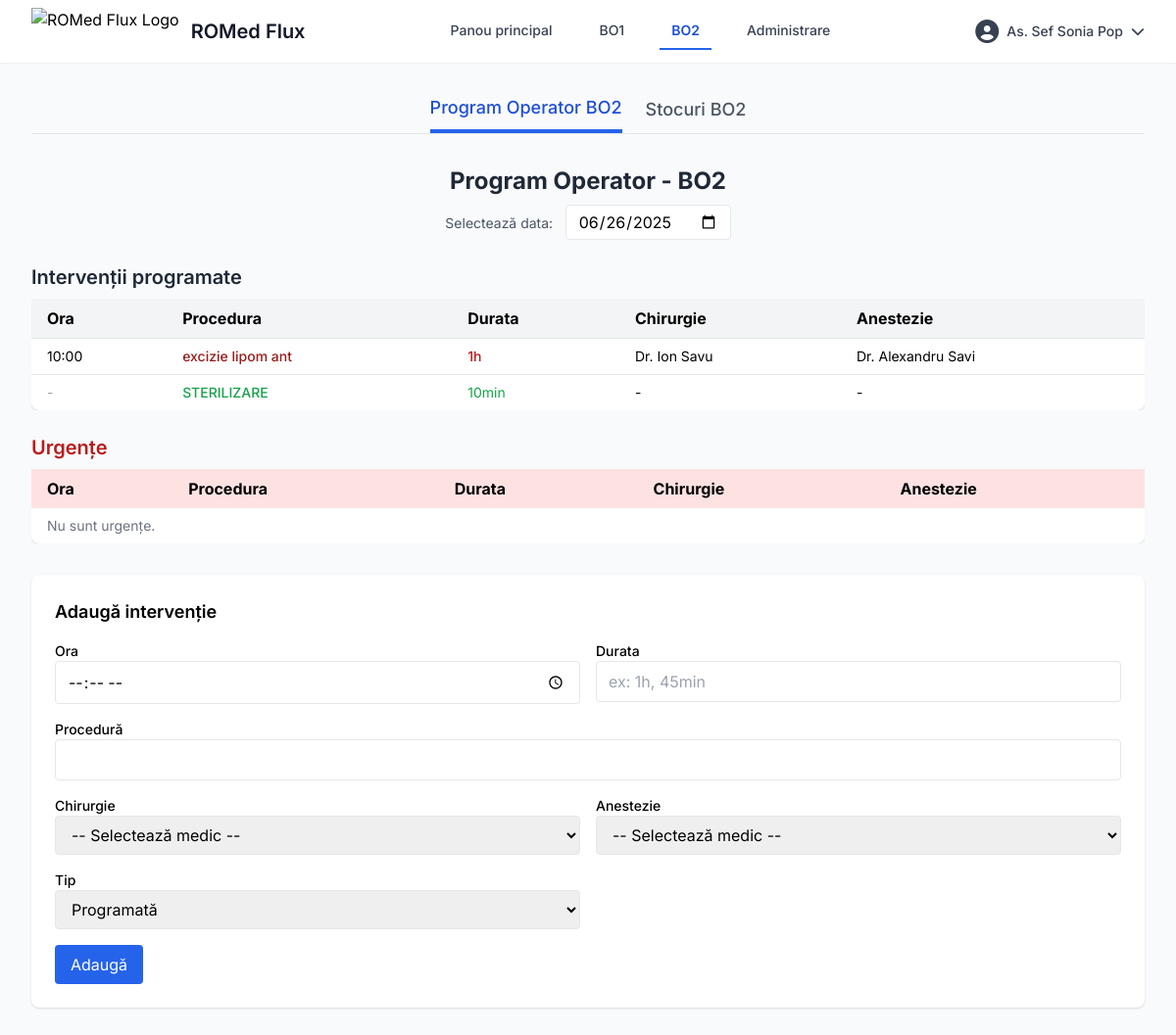
The app's page /bo2.php (signed in) with its own data.
### tables this page shows
CREATE TABLE `programari_bo2` (
  `id` int(11) NOT NULL,
  `data` date NOT NULL,
  `ora` time NOT NULL,
  `durata` varchar(20) NOT NULL,
  `procedura` varchar(255) NOT NULL,
  `chirurgie` varchar(255) DEFAULT NULL,
  `anestezie` varchar(255) DEFAULT NULL,
  `tip` enum('programata','urgenta') NOT NULL,
  `created_at` timestamp NOT NULL DEFAULT current_timestamp()
);

### bo2_program_operator.php (shortened to what this page needs)
<section x-show="tab === 'program'" x-transition>
    <div class="text-center mb-6">
        <h1 class="text-2xl font-bold text-gray-800 mb-2">Program Operator - BO2</h1>
        <form method="GET" class="inline-block">
            <label class="mr-2 text-sm text-gray-600">Selectează data:</label>
            <input type="date" name="data" value="<?= htmlspecialchars($data_selectata) ?>"
                class="border px-3 py-1 rounded" onchange="this.form.submit()">
        </form>
    </div>
    <h2 class="text-xl font-semibold text-gray-800 mb-2">Intervenții programate</h2>
    <div class="overflow-x-auto mb-6">
        <table class="min-w-full bg-white shadow rounded-lg">
            <thead class="bg-gray-100 text-left">
                <tr>
                    <th class="px-4 py-2">Ora</th>
                    <th class="px-4 py-2">Procedura</th>
                    <th class="px-4 py-2">Durata</th>
                    <th class="px-4 py-2">Chirurgie</th>
                    <th class="px-4 py-2">Anestezie</th>
                </tr>
            </thead>
            <tbody>
                <?php foreach ($programari_programate as $p): ?>
                    <tr class="border-t">
                        <td class="px-4 py-2 text-sm"><?= htmlspecialchars(substr($p['ora'], 0, 5)) ?></td>
                        <td class="px-4 py-2 text-sm text-red-800 font-medium"><?= htmlspecialchars($p['procedura']) ?>
                        </td>
                        <td class="px-4 py-2 text-sm text-red-700 font-medium"><?= htmlspecialchars($p['durata']) ?></td>
                        <td class="px-4 py-2 text-sm"><?= htmlspecialchars($p['chirurgie']) ?></td>
                        <td class="px-4 py-2 text-sm"><?= htmlspecialchars($p['anestezie']) ?></td>
                    </tr>
                    <tr class="border-t">
                        <td class="px-4 py-2 text-sm text-gray-400">-</td>
                        <td class="px-4 py-2 text-sm font-medium text-green-600">STERILIZARE</td>
                        <td class="px-4 py-2 text-sm text-green-600">10min</td>
                        <td class="px-4 py-2 text-sm">-</td>
                        <td class="px-4 py-2 text-sm">-</td>
                    </tr>
                <?php endforeach; ?>
            </tbody>
        </table>
    </div>
    <h2 class="text-xl font-semibold text-red-700 mb-2">Urgențe</h2>
    <div class="overflow-x-auto">
        <table class="min-w-full bg-white shadow rounded-lg">
            <thead class="bg-red-100 text-left">
                <tr>
                    <th class="px-4 py-2">Ora</th>
                    <th class="px-4 py-2">Procedura</th>
                    <th class="px-4 py-2">Durata</th>
                    <th class="px-4 py-2">Chirurgie</th>
                    <th class="px-4 py-2">Anestezie</th>
                </tr>
            </thead>
            <tbody>
                <?php if (empty($programari_urgente)): ?>
                    <tr>
                        <td colspan="5" class="px-4 py-2 text-sm text-gray-500">Nu sunt urgențe.</td>
                    </tr>
                <?php endif; ?>
            </tbody>
        </table>
    </div>
    <?php if ($can_edit): ?>
        <section class="bg-white p-6 rounded-lg shadow mt-8">
            <h2 class="text-lg font-semibold mb-4">Adaugă intervenție</h2>
            <form method="POST" class="grid grid-cols-1 md:grid-cols-2 gap-4">
                <div>
                    <label class="block text-sm font-medium">Ora</label>
                    <input type="time" name="ora" required class="w-full border rounded px-3 py-2">
                </div>
                <div>
                    <label class="block text-sm font-medium">Durata</label>
                    <input type="text" name="durata" required placeholder="ex: 1h, 45min"
                        class="w-full border rounded px-3 py-2">
                </div>
                <div class="md:col-span-2">
                    <label class="block text-sm font-medium">Procedură</label>
                    <input type="text" name="procedura" required class="w-full border rounded px-3 py-2">
                </div>
                <div>
                    <label class="block text-sm font-medium">Chirurgie</label>
                    <select name="chirurgie" class="w-full border rounded px-3 py-2">
                        <option value="">-- Selectează medic --</option>
                    </select>
                </div>
                <div>
                    <label class="block text-sm font-medium">Anestezie</label>
                    <select name="anestezie" class="w-full border rounded px-3 py-2">
                        <option value="">-- Selectează medic --</option>
                    </select>
                </div>
                <div>
                    <label class="block text-sm font-medium">Tip</label>
                    <select name="tip" class="w-full border rounded px-3 py-2">
                        <option value="programata">Programată</option>
                    </select>
                </div>
                <div class="md:col-span-2">
                    <?php
                       $azi = new DateTime();
                       $data_selectata_obj = new DateTime($data_selectata ?? date('Y-m-d'));
                       $interval = $azi->diff($data_selectata_obj);
                       $disable_adauga = $data_selectata_obj < $azi && $interval->days > 1;
                       ?>
                    <button type="submit"
                        class="bg-blue-600 text-white px-4 py-2 rounded <?= $disable_adauga ? 'opacity-50 cursor-not-allowed' : '' ?>"
                        <?= $disable_adauga ? 'disabled' : '' ?>>
                        Adaugă
                    </button>
                </div>
            </form>
        </section>
    <?php endif; ?>
</section>

### records on screen
programari_bo2: ora "10:00", procedura "excizie lipom ant", durata "1h", chirurgie "Dr. Ion Savu", anestezie "Dr. Alexandru Savi"

### other values on screen
getDisplayName($_SESSION) "As. Sef Sonia Pop"
